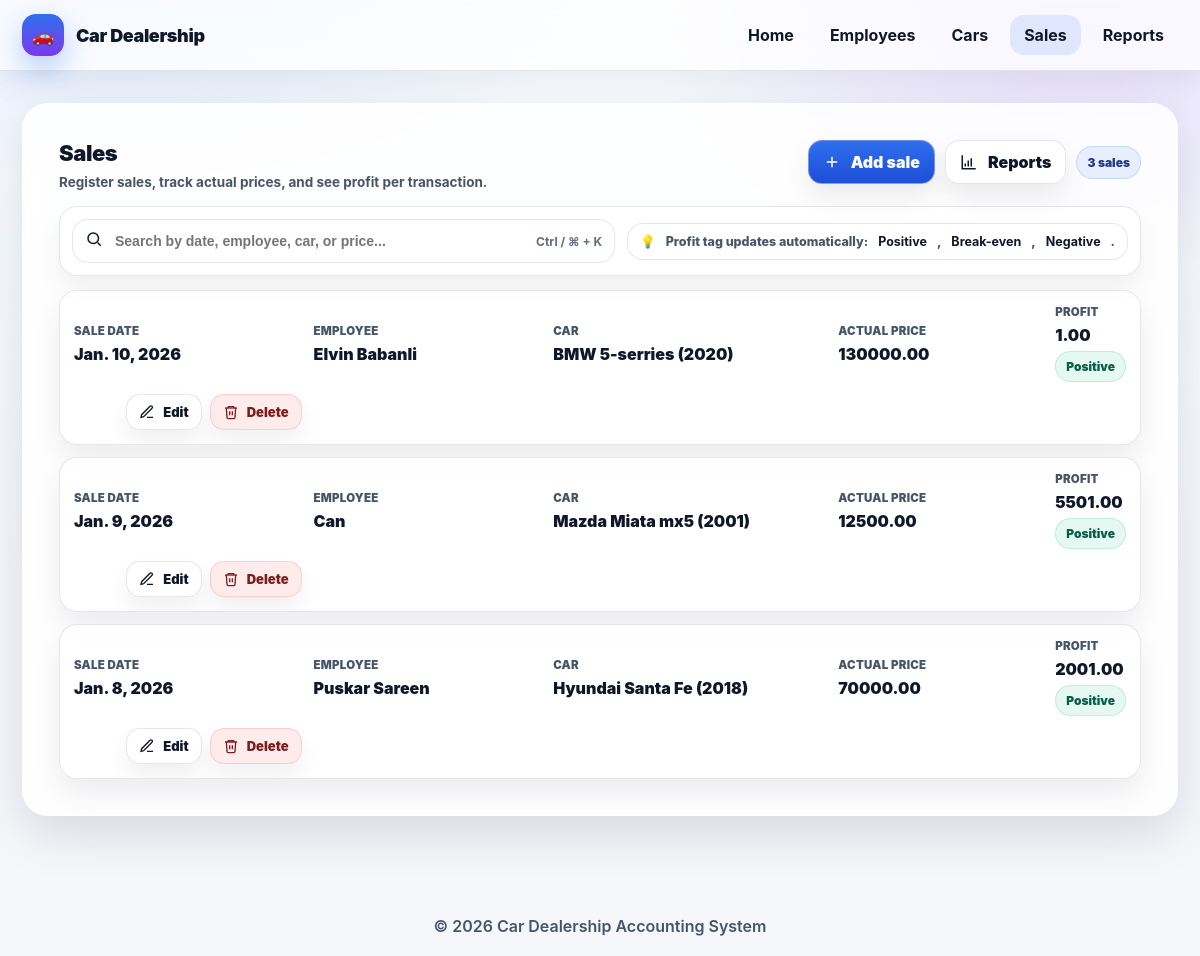
The page /dealership/sales/ on the database its author committed.
### dealership/models.py (models this page shows, shortened)
class TimeStampedModel(models.Model):
    created_at = models.DateTimeField(auto_now_add=True)
    updated_at = models.DateTimeField(auto_now=True)
    class Meta:
        abstract = True

class Sale(TimeStampedModel):
    employee = models.ForeignKey(Employee, on_delete=models.PROTECT, related_name="sales")
    car = models.ForeignKey(Car, on_delete=models.PROTECT, related_name="sales")
    sale_date = models.DateField(default=timezone.localdate)
    actual_sale_price = models.DecimalField(max_digits=12, decimal_places=2, validators=[MinValueValidator(0)])
    class Meta:
        ordering = ["-sale_date", "-id"]
    @property
    def profit(self):
        return self.actual_sale_price - self.car.cost_price

class Employee(TimeStampedModel):
    full_name = models.CharField(max_length=120)
    position = models.CharField(max_length=80)
    phone = models.CharField(max_length=20, validators=[phone_validator])
    email = models.EmailField(unique=True)

class Car(TimeStampedModel):
    manufacturer = models.CharField(max_length=80)
    year = models.PositiveIntegerField(validators=[MinValueValidator(1886)])
    model = models.CharField(max_length=80)
    cost_price = models.DecimalField(max_digits=12, decimal_places=2, validators=[MinValueValidator(0)])
    potential_sale_price = models.DecimalField(max_digits=12, decimal_places=2, validators=[MinValueValidator(0)])
    class Meta:
        unique_together = ("manufacturer", "year", "model")
    def __str__(self) -> str:
        return f"{self.manufacturer} {self.model} ({self.year})"

### dealership/views.py (the view)
# urls.py: path("sales/", views.SaleListView.as_view(), name="sale_list"),
class SaleListView(ListView):
    model = Sale
    template_name = "dealership/sale_list.html"

### dealership/templates/dealership/sale_list.html (shortened to what this page needs)
{% extends "base.html" %}
{% block content %}
<div class="sales-wrap">
  <div class="head">
    <div>
      <h2 class="title">Sales</h2>
      <p class="sub">Register sales, track actual prices, and see profit per transaction.</p>
    </div>
    <div class="actions-top">
      <a class="btn primary" href="{% url 'dealership:sale_add' %}">
        <span class="ic" aria-hidden="true">
          <svg viewBox="0 0 24 24" width="18" height="18" fill="none" stroke="currentColor" stroke-width="2">
            <path d="M12 5v14"></path>
            <path d="M5 12h14"></path>
          </svg>
        </span>
        Add sale
      </a>
      <a class="btn" href="{% url 'dealership:reports' %}">
        <span class="ic" aria-hidden="true">
          <svg viewBox="0 0 24 24" width="18" height="18" fill="none" stroke="currentColor" stroke-width="2">
            <path d="M3 3v18h18"></path>
            <path d="M7 14v4"></path>
            <path d="M11 10v8"></path>
            <path d="M15 7v11"></path>
          </svg>
        </span>
        Reports
      </a>
      <span class="chip" id="saleCount">— sales</span>
    </div>
  </div>
  <div class="toolbar">
    <div class="search">
      <span aria-hidden="true">
        <svg viewBox="0 0 24 24" width="18" height="18" fill="none" stroke="currentColor" stroke-width="2">
          <circle cx="11" cy="11" r="7"></circle>
          <path d="M21 21l-4.3-4.3"></path>
        </svg>
      </span>
      <input id="saleSearch" type="text" placeholder="Search by date, employee, car, or price..." autocomplete="off">
      <span class="hint" id="searchHint">Ctrl / ⌘ + K</span>
    </div>
    <div class="meta">
      <span aria-hidden="true">💡</span>
      Profit tag updates automatically: <strong>Positive</strong>, <strong>Break-even</strong>, <strong>Negative</strong>.
    </div>
  </div>
  <div class="list" id="saleList">
    {% for s in object_list %}
      <div class="row" data-row data-search="{{ s.sale_date }} {{ s.employee.full_name }} {{ s.car }} {{ s.actual_sale_price }} {{ s.profit }}">
        <div class="cell date">
          <div class="lbl">Sale date</div>
          <div class="val">{{ s.sale_date }}</div>
        </div>
        <div class="cell employee">
          <div class="lbl">Employee</div>
          <div class="val">{{ s.employee.full_name }}</div>
        </div>
        <div class="cell car">
          <div class="lbl">Car</div>
          <div class="val">{{ s.car }}</div>
        </div>
        <div class="cell price">
          <div class="lbl">Actual price</div>
          <div class="val">{{ s.actual_sale_price }}</div>
        </div>
        <div class="cell profit">
          <div class="lbl">Profit</div>
          <div class="val" data-profit>{{ s.profit }}</div>
          <span class="tag mid" data-tag>Checking…</span>
        </div>
        <div class="row-actions">
          <a class="a" href="{% url 'dealership:sale_edit' s.id %}">
            <span class="ic" aria-hidden="true">
              <svg viewBox="0 0 24 24" width="16" height="16" fill="none" stroke="currentColor" stroke-width="2">
                <path d="M12 20h9"></path>
                <path d="M16.5 3.5a2.1 2.1 0 0 1 3 3L7 19l-4 1 1-4Z"></path>
              </svg>
            </span>
            Edit
          </a>
          <a class="a danger" href="{% url 'dealership:sale_delete' s.id %}">
            <span class="ic" aria-hidden="true">
              <svg viewBox="0 0 24 24" width="16" height="16" fill="none" stroke="currentColor" stroke-width="2">
                <path d="M3 6h18"></path>
                <path d="M8 6V4h8v2"></path>
                <path d="M19 6l-1 14a2 2 0 0 1-2 2H8a2 2 0 0 1-2-2L5 6"></path>
                <path d="M10 11v6"></path>
                <path d="M14 11v6"></path>
              </svg>
            </span>
            Delete
          </a>
        </div>
      </div>
    {% empty %}
      <div class="empty">No sales found. Click <strong>Add sale</strong> to create your first transaction.</div>
    {% endfor %}
  </div>
</div>
{% endblock %}

### dealership/templates/base.html (style rules this page uses)
:root { --bg:#f5f7fb; --surface:rgba(255,255,255,.85); --surface-2:#ffffff; --text:#0f172a; --muted:#475569; --border:rgba(15,23,42,.10); --primary:#2f6fed; --primary-2:#1d4ed8; --accent:#7c3aed; --shadow:0 18px 50px rgba(2,6,23,.12); --shadow-soft:0 10px 28px rgba(2,6,23,.08); --radius-xl:26px; --radius-lg:18px; --radius-md:14px; --ease:cubic-bezier(.2,.8,.2,1); }
* { box-sizing:border-box }
html,body { margin:0;padding:0 }
body { font-family: Inter, system-ui, -apple-system, Segoe UI, Roboto, Arial, sans-serif; background: radial-gradient(1000px 500px at 10% -10%, rgba(47,111,237,.18), transparent 55%), radial-gradient(800px 500px at 90% 0%, rgba(124,58,237,.16), transparent 55%), linear-gradient(180deg, #f8fbff 0%, var(--bg) 60%); color:var(--text); min-height:100vh; }

### rows shown on the page
Sale: sale_date "Jan. 10, 2026", employee.full_name "Elvin Babanli", car "BMW 5-serries (2020)", actual_sale_price "130000.00", profit "1.00"
Sale: sale_date "Jan. 9, 2026", employee.full_name "Can", car "Mazda Miata mx5 (2001)", actual_sale_price "12500.00", profit "5501.00"
Sale: sale_date "Jan. 8, 2026", employee.full_name "Puskar Sareen", car "Hyundai Santa Fe (2018)", actual_sale_price "70000.00", profit "2001.00"

### other values the page prints
{{ now|default:"2026" }} "2026"
